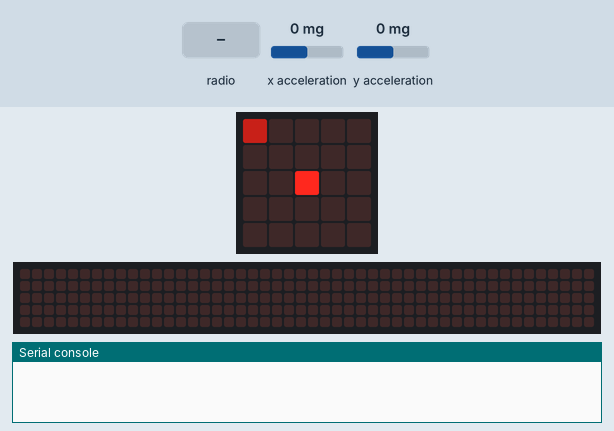
Bench run of a program on a simulated BBC micro:bit (MakeCode). On the bench: the board's 5×5 LED display, a strip that is not on the board, showing the scrolling text unrolled, the last lines printed to the serial console. The test bench sets the inputs (shaded band); at power-on: x acceleration 0 mg, y acceleration 0 mg. No radio messages arrive unless stated (any console line starting 'radio sent:' is added by the test bench); the 48×5 strip is a reading aid, not a part: it shows the text the display is scrolling, unrolled, one strip-width of it at a time.

Above: at 1.2 s.
1.3 s: x acceleration set to -142 mg
2.8 s: x acceleration set to -167 mg
At 2.93 s:
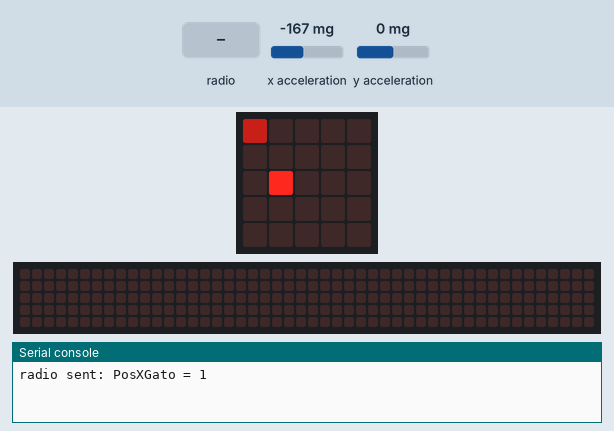
At 3.5 s:
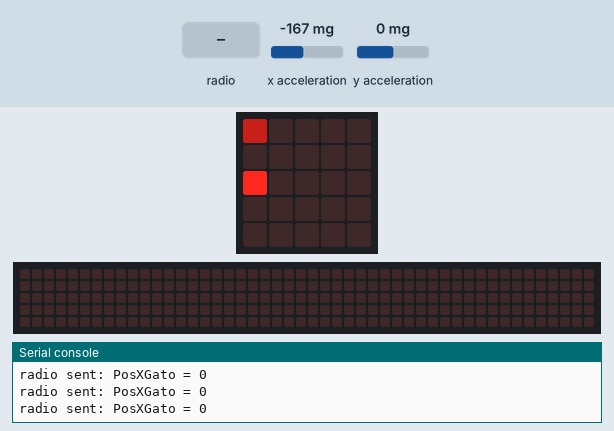
4.4 s: radio message "PosYGato=0" arrives
At 8.9 s:
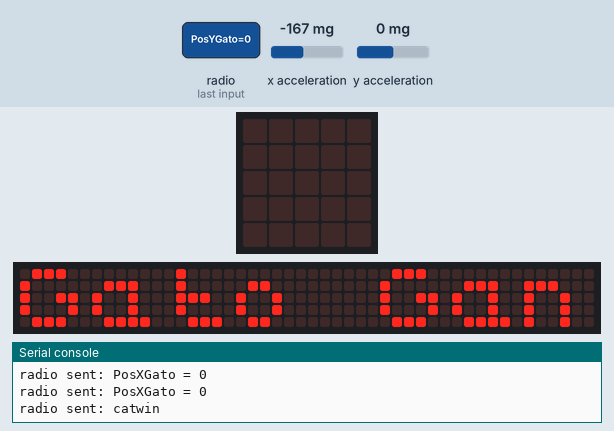

The program:

main.ts
```typescript
radio.onReceivedValue(function (name, value) {
    if (name == "PosXGato") {
        gato.set(LedSpriteProperty.X, value)
    }
    if (name == "PosYGato") {
        gato.set(LedSpriteProperty.Y, value)
    }
    if (name == "MouseX") {
        raton.set(LedSpriteProperty.X, value)
    }
    if (name == "MouseY") {
        raton.set(LedSpriteProperty.Y, value)
    }
})
let raton: game.LedSprite = null
let gato: game.LedSprite = null
radio.setGroup(1)
gato = game.createSprite(2, 2)
raton = game.createSprite(0, 0)
gato.set(LedSpriteProperty.Brightness, 255)
raton.set(LedSpriteProperty.Brightness, 100)
basic.forever(function () {
    basic.pause(100)
    if (input.acceleration(Dimension.X) < -150) {
        gato.change(LedSpriteProperty.X, -1)
        radio.sendValue("PosXGato", gato.get(LedSpriteProperty.X))
    }
    if (input.acceleration(Dimension.X) > 150) {
        gato.change(LedSpriteProperty.X, 1)
        radio.sendValue("PosXGato", gato.get(LedSpriteProperty.X))
    }
    if (input.acceleration(Dimension.Y) < -150) {
        gato.change(LedSpriteProperty.Y, -1)
        radio.sendValue("PosYGato", gato.get(LedSpriteProperty.Y))
    }
    if (input.acceleration(Dimension.Y) > 150) {
        gato.change(LedSpriteProperty.Y, 1)
        radio.sendValue("PosYGato", gato.get(LedSpriteProperty.Y))
    }
})
basic.forever(function () {
    if (gato.isTouching(raton)) {
        radio.sendString("catwin")
        basic.showString("Gato Gana")
    }
})
```

test.ts
```typescript
// aquí va el archivo "tests"; esto no se compilará cuando este paquete se utilice como una extensión.
```

Measured:
- the behaviour switches between -150 and -151 mg on x acceleration (found by bisection; images 0 and 1)
- after the input at 1.3 s, every drawn part: stays the same
- after the input at 2.8 s, the display: changes after 0.08 s (image 1)
- after the input at 4.4 s, the display: first changes at once (image 3 shows a later state)
- what the display in image 3 shows lasts 0.6 s, from 8.5 s to 9.1 s
